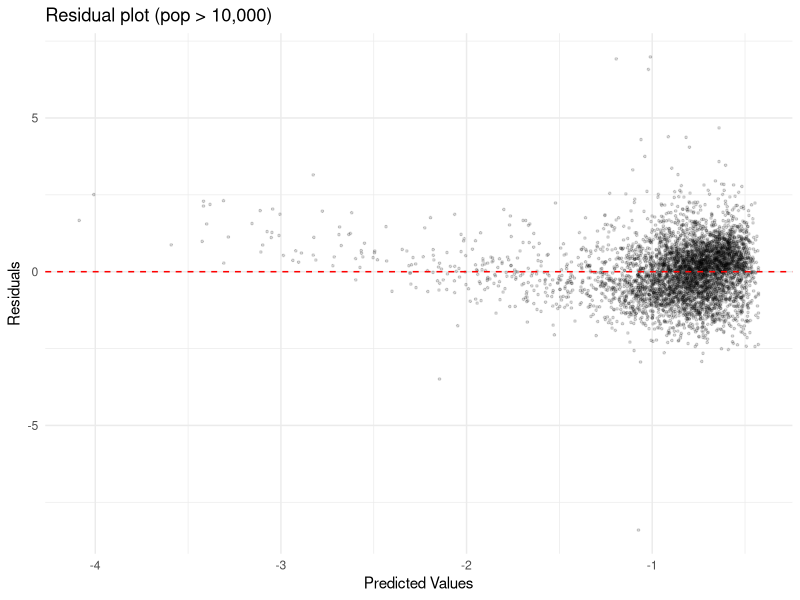
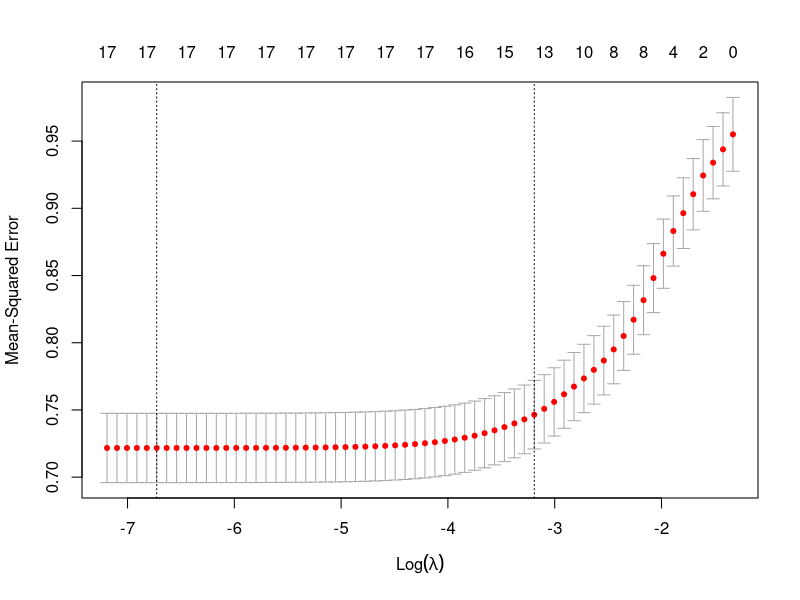

Write the R code that produced these figures, in order.
## ---- chunk 1
knitr::opts_chunk$set(echo = TRUE)
library(tidyverse)
library(glmnet)   # lasso
library(broom)    # tidy lm

theme_set(theme_minimal())
## ---- chunk 2


df <- read_csv(
  "data/cleaned_panel_2021_2025.csv",
  col_types = cols(city_code = col_character(), .default = col_guess()),
  show_col_types = FALSE
)
ncol_bldg <- ncol(df) - 6
colnames(df)[4:ncol_bldg] <- c(
  "all_type_building_count_total",
  "all_type_building_area",
  "living_count",
  "living_area",
  "dormitory_count",
  "dormitory_area",
  "mixed_use_count",
  "mixed_use_area",
  "agri_count",
  "agri_area",
  "mining_count",
  "mining_area",
  "plant_count",
  "plant_area",
  "energy_count",
  "energy_area",
  "it_count",
  "it_area",
  "logis_count",
  "logis_area",
  "retail_count",
  "retail_area",
  "finance_count",
  "finance_area",
  "real_estate_count",
  "real_estate_area",
  "hotel_count",
  "hotel_area",
  "education_count",
  "education_area",
  "health_count",
  "health_area",
  "other_service_count",
  "other_service_area",
  "official_count",
  "official_area",
  "other_type_count",
  "other_type_area"
)


# Percentage of total area accounted for by the 18 subcategories p
df_prop <- df %>%
  filter(all_type_building_area > 0) %>%            # Drop all zero rows
  mutate(
    across(
      ends_with("_area") & !all_type_building_area,
      ~ .x / all_type_building_area,
      .names = "p_{.col}"
    )
  ) %>%
  rename_with(~ str_remove(., "_area$"), starts_with("p_"))

# Proportions of the 17 subcategories (excluding p_living)
fine_cols <- setdiff(grep("^p_", names(df_prop), value = TRUE), "p_living")
# Full samples
df_full <- df_prop
# Threshold: pop > 10000
df_prop <- df_prop %>% filter(pop_population > 10000)

# 70/30 Split train and test set
set.seed(1)
idx <- sample(nrow(df_prop), 0.7 * nrow(df_prop))
df_train <- df_prop[idx, ]
df_test  <- df_prop[-idx, ]

## ---- chunk 3
df_decomp_full <- df_full %>%
  mutate(
    natural_rate = pop_natural_change / pop_population * 100,
    social_rate  = pop_social_change  / pop_population * 100
  ) %>%
  filter(!is.na(natural_rate), !is.na(social_rate))

map_dfr(c(0, 1000, 5000, 10000), function(thr) {
  d <- df_decomp_full %>% filter(pop_population > thr)
  set.seed(1)
  ct <- sample(unique(d$city_code), 0.7 * length(unique(d$city_code)))
  gtr <- d %>% filter(city_code %in% ct)
  gte <- d %>% filter(!city_code %in% ct)
  foldid <- (as.integer(factor(gtr$city_code)) %% 10) + 1
  map_dfr(c("pop_growth_rate", "natural_rate", "social_rate"), function(yc) {
    cv  <- cv.glmnet(as.matrix(gtr[, fine_cols]),
                     gtr[[yc]],
                     alpha = 1,
                     foldid = foldid)
    pred <- as.numeric(predict(cv, as.matrix(gte[, fine_cols]), s = "lambda.min"))
    r <- suppressWarnings(cor(pred, gte[[yc]])^2)
    tibble(pop_min = thr,
           Y = yc,
           R2 = ifelse(is.na(r), 0, r))
  })
}) %>%
  pivot_wider(names_from = Y, values_from = R2) %>%
  mutate(across(where(is.numeric), ~ round(.x, 3)))
## ---- chunk 4
# Group the 18 variables into 4 broad categories based on their industrial significance (excluding “residential” as the reference category,to eliminate complete multicollinearity among the constituent data points)
df_prop <- df_prop %>% mutate(
  s_primary      = p_agri,
  s_secondary    = p_mining + p_plant + p_energy + p_it + p_logis,
  s_tertiary     = p_retail + p_finance + p_real_estate + p_hotel +
    p_education + p_health + p_other_service,
  s_public_other = p_official + p_other_type
)

df_train <- df_prop[idx, ]
df_test  <- df_prop[-idx, ]
## ---- chunk 5
fitA <- lm(pop_growth_rate ~ s_primary + s_secondary + s_tertiary + s_public_other,
           data = df_train)
tidy(fitA) %>% mutate(across(where(is.numeric), ~ round(.x, 4)))
summary(fitA)$r.squared
## ---- chunk 6
glance(fitA)[c("r.squared", "adj.r.squared")]

# Predicted values vs Residuals
augment(fitA) %>%
  ggplot(aes(.fitted, .resid)) +
  geom_point(alpha = 0.15, size = 0.6) +
  geom_hline(yintercept = 0, linetype = "dashed", color = "red") +
  labs(x = "Predicted Values", y = "Residuals", title = "Residual plot (pop > 10,000)")
## ---- chunk 7
pred_A <- predict(fitA, df_test)
r2_A   <- cor(pred_A, df_test$pop_growth_rate)^2
rmse_A <- sqrt(mean((pred_A - df_test$pop_growth_rate)^2))
c(R2 = r2_A, RMSE = rmse_A)
## ---- chunk 8
X_train <- as.matrix(df_train[, fine_cols])
y_train <- df_train$pop_growth_rate
X_test  <- as.matrix(df_test[, fine_cols])
y_test  <- df_test$pop_growth_rate

set.seed(1)
cvfit <- cv.glmnet(X_train, y_train, alpha = 1)  # alpha=1 > lasso

cvfit$lambda.min
cvfit$lambda.1se

plot(cvfit)  # MSE vs log(lambda)
## ---- chunk 9
b_1se <- coef(cvfit, s = "lambda.1se")
selected <- data.frame(
  variable = rownames(b_1se),
  coef     = as.numeric(b_1se)
) %>%
  filter(variable != "(Intercept)", coef != 0) %>%
  arrange(coef) %>%
  mutate(coef = round(coef, 3))
selected

# Test set
pred_B_1se <- as.numeric(predict(cvfit, X_test, s = "lambda.1se"))
pred_B_min <- as.numeric(predict(cvfit, X_test, s = "lambda.min"))
r2_B_1se <- cor(pred_B_1se, y_test)^2
r2_B_min <- cor(pred_B_min, y_test)^2
c(R2_lambda1se = r2_B_1se, R2_lambda_min = r2_B_min)
## ---- chunk 10
# Group by city_code
set.seed(1)
cities   <- unique(df_prop$city_code)
ct_train <- sample(cities, 0.7 * length(cities))
gtr <- df_prop %>% filter(city_code %in% ct_train)
gte <- df_prop %>% filter(!city_code %in% ct_train)
c(
  n_city_train = length(ct_train),
  n_city_test  = length(cities) - length(ct_train),
  n_row_train  = nrow(gtr),
  n_row_test = nrow(gte)
)

# Approach A
fitA_g  <- lm(pop_growth_rate ~ s_primary + s_secondary + s_tertiary + s_public_other,
              data = gtr)
r2_A_grp <- cor(predict(fitA_g, gte), gte$pop_growth_rate)^2

# Approach B

foldid_g <- (as.integer(factor(gtr$city_code)) %% 10) + 1
cvfit_g  <- cv.glmnet(as.matrix(gtr[, fine_cols]),
                      gtr$pop_growth_rate,
                      alpha = 1,
                      foldid = foldid_g)
pred_B_g <- as.numeric(predict(cvfit_g, as.matrix(gte[, fine_cols]), s = "lambda.1se"))
r2_B_grp <- cor(pred_B_g, gte$pop_growth_rate)^2

# Group selected by lasso
b_g <- coef(cvfit_g, s = "lambda.1se")
data.frame(variable = rownames(b_g), coef = as.numeric(b_g)) %>%
  filter(variable != "(Intercept)", coef != 0) %>%
  arrange(coef) %>% mutate(coef = round(coef, 3))

# Comparison
tibble(
  model = c("Approach A (Broad Categories)", "Approach B (lasso λ.1se)"),
  random_R2 = round(c(r2_A, r2_B_1se), 4),
  group_R2 = round(c(r2_A_grp, r2_B_grp), 4)
)
## ---- chunk 11
# Construct the population growth rate for year t+1, aligned by (city_code, year) back to year t
y_future <- df_prop %>%
  select(city_code, year, pop_growth_rate_future = pop_growth_rate) %>%
  mutate(year = year - 1)   # map to previous t+1

df_lag <- df_prop %>%
  left_join(y_future, by = c("city_code", "year")) %>%
  filter(!is.na(pop_growth_rate_future))

df_lag_train <- df_lag %>% filter(city_code %in% ct_train)
df_lag_test  <- df_lag %>% filter(!city_code %in% ct_train)
foldid_lag   <- (as.integer(factor(df_lag_train$city_code)) %% 10) + 1

cvfit_lag <- cv.glmnet(
  as.matrix(df_lag_train[, fine_cols]),
  df_lag_train$pop_growth_rate_future,
  alpha = 1,
  foldid = foldid_lag
)

b_lag <- coef(cvfit_lag, s = "lambda.1se")
selected_lag <- data.frame(
  variable = rownames(b_lag),
  coef     = as.numeric(b_lag)
) %>%
  filter(variable != "(Intercept)", coef != 0) %>%
  arrange(coef) %>%
  mutate(coef = round(coef, 3))
selected_lag

# R2 for the test set, compared with the group-based model
pred_lag <- as.numeric(predict(cvfit_lag,
  as.matrix(df_lag_test[, fine_cols]), s = "lambda.1se"))
r2_lag <- cor(pred_lag, df_lag_test$pop_growth_rate_future)^2
c(Same_Period_R2 = r2_B_grp, Lag_Period_R2 = r2_lag)
